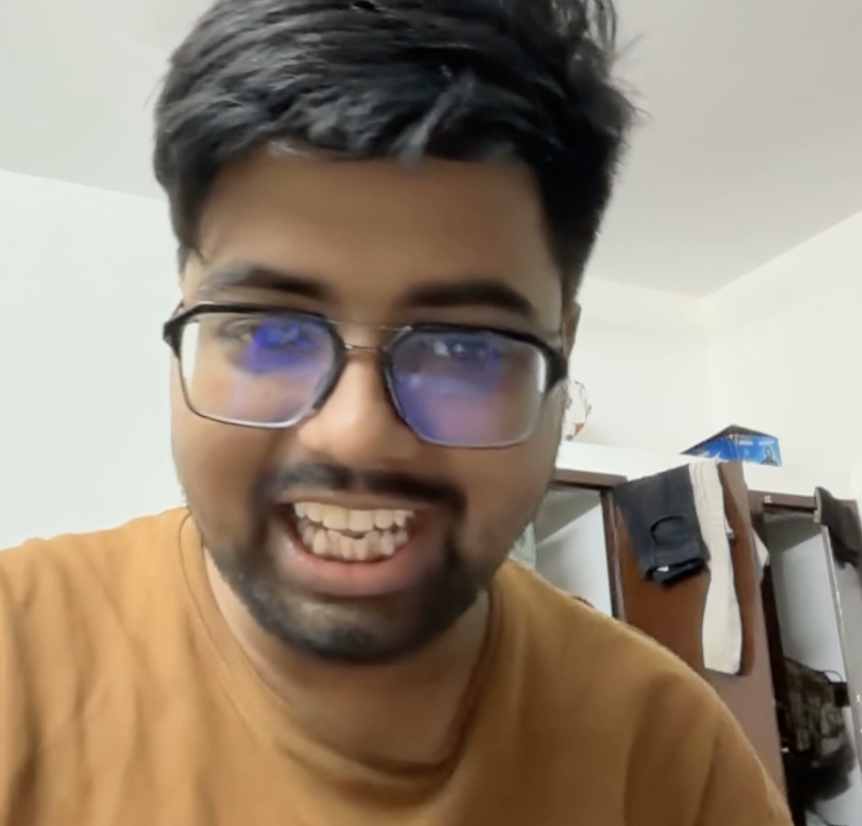
#> input picture reference_images/image1.png, 1724 x 1652 px (shown at 1/2 size); its folder holds only this picture in this run
$ python show_references.py
#> lines starting #> are read from the running program, lines starting #| are printed output that depends on the picture
from PIL import Image, ImageDraw
from pathlib import Path

folder = Path("reference_images")

files = sorted([
    f for f in folder.iterdir()
    if f.suffix.lower() in [".png", ".jpg", ".jpeg"]
])

images = []

for file in files:
    img = Image.open(file).convert("RGB")
    img.thumbnail((400, 400))
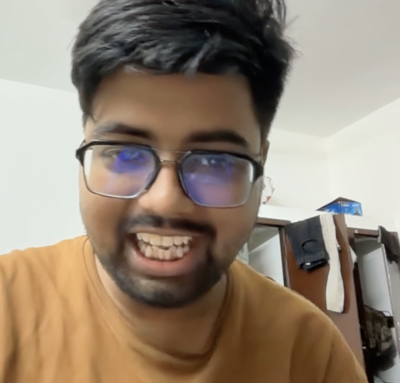
#> img: PIL image 400x383 RGB; mean R, G, B 147.7, 133, 116.6

    images.append((file.name, img))


# Create canvas
width = len(images) * 450
#> width = 450
height = 500

canvas = Image.new(
    "RGB",
    (width, height),
    "white"
)
#> canvas: PIL image 450x500 RGB; every value is 255

draw = ImageDraw.Draw(canvas)


for i, (name, img) in enumerate(images):

    x = i * 450 + 25

    canvas.paste(
        img,
        (x, 40)
    )

    draw.text(
        (x, 10),
        name,
        fill="black"
    )
#> this loop made 1 pass
#> (name, x) on pass 1: ('image1.png', 25)
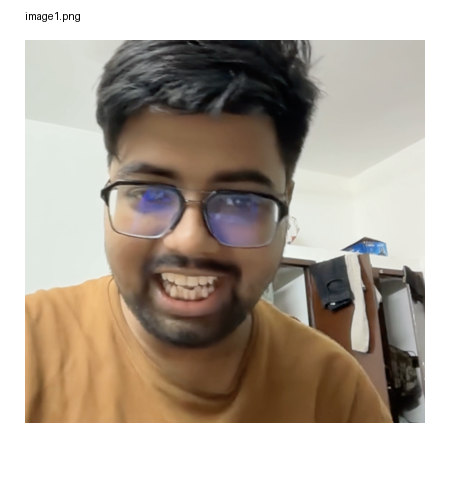
#> canvas: PIL image 450x500 RGB; mean R, G, B 181.8, 171.8, 160.6


output = "reference_images/contact_sheet.jpg"

canvas.save(output)

print("Created:", output)

$ run again, on reference_images/image4.png
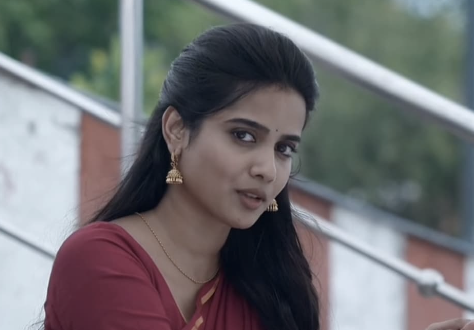
#> input picture reference_images/image4.png, 474 x 330 px
#> width = 450
#> the loop `for i, (name, img) in enumerate(images): ` made 1 pass
#> (name, x) on pass 1: ('image4.png', 25)
#> after the loop `for i, (name, img) in enumerate(images):`:
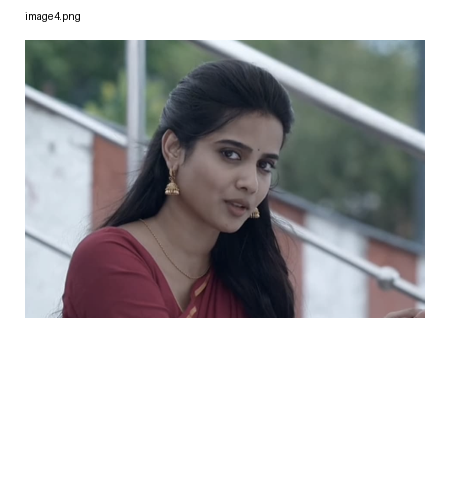
#> canvas: PIL image 450x500 RGB; mean R, G, B 184.1, 184, 185

$ run again, on reference_images/image5.png
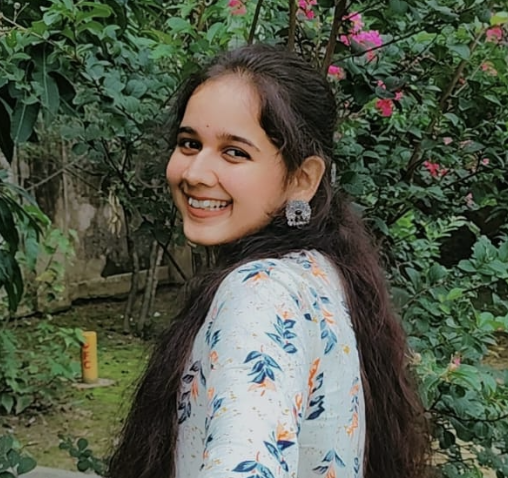
#> input picture reference_images/image5.png, 508 x 478 px
#> width = 450
#> the loop `for i, (name, img) in enumerate(images): ` made 1 pass
#> (name, x) on pass 1: ('image5.png', 25)
#> after the loop `for i, (name, img) in enumerate(images):`:
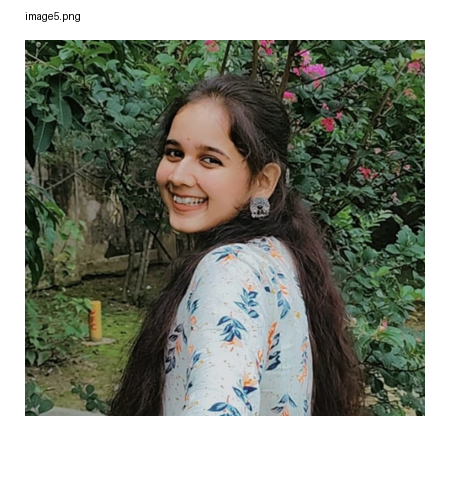
#> canvas: PIL image 450x500 RGB; mean R, G, B 140.2, 144.4, 133.7

$ run again, on reference_images/image2_upright.png
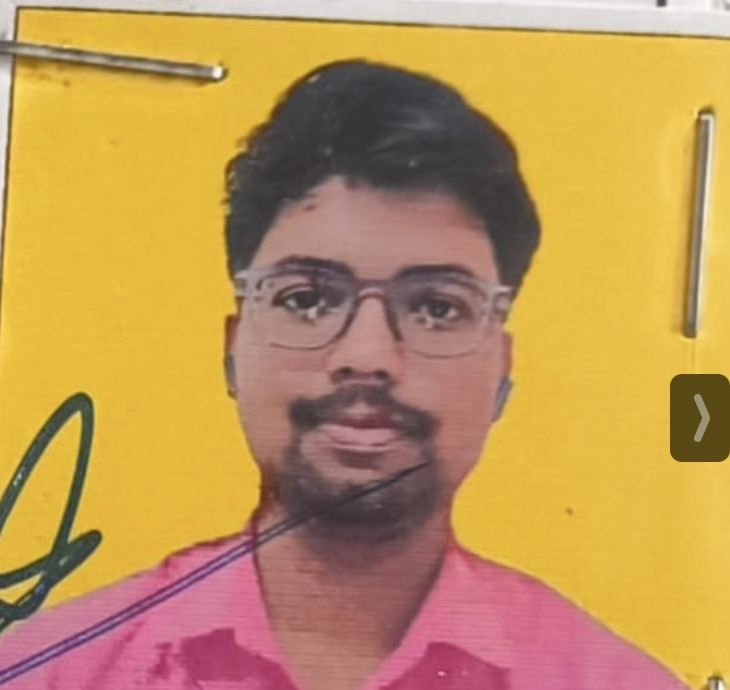
#> input picture reference_images/image2_upright.png, 730 x 690 px
#> width = 450
#> the loop `for i, (name, img) in enumerate(images): ` made 1 pass
#> (name, x) on pass 1: ('image2_upright.png', 25)
#> after the loop `for i, (name, img) in enumerate(images):`:
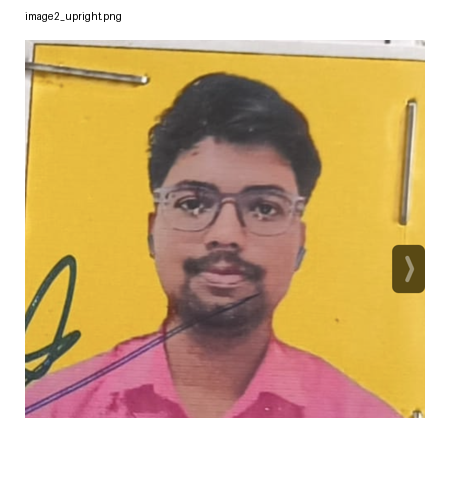
#> canvas: PIL image 450x500 RGB; mean R, G, B 211.7, 183.6, 142.3
